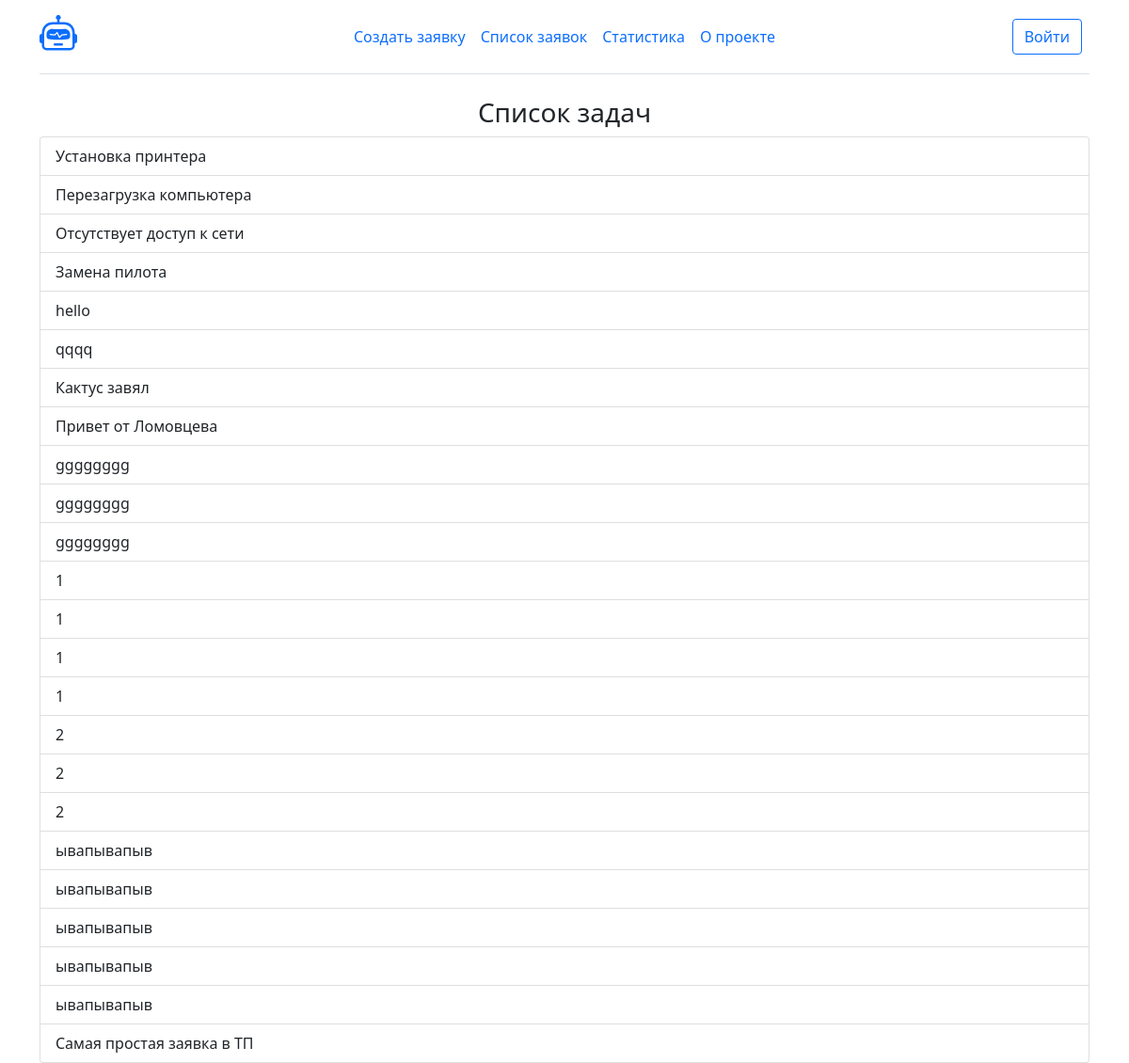
Page /tasks/ on the earlier database version.
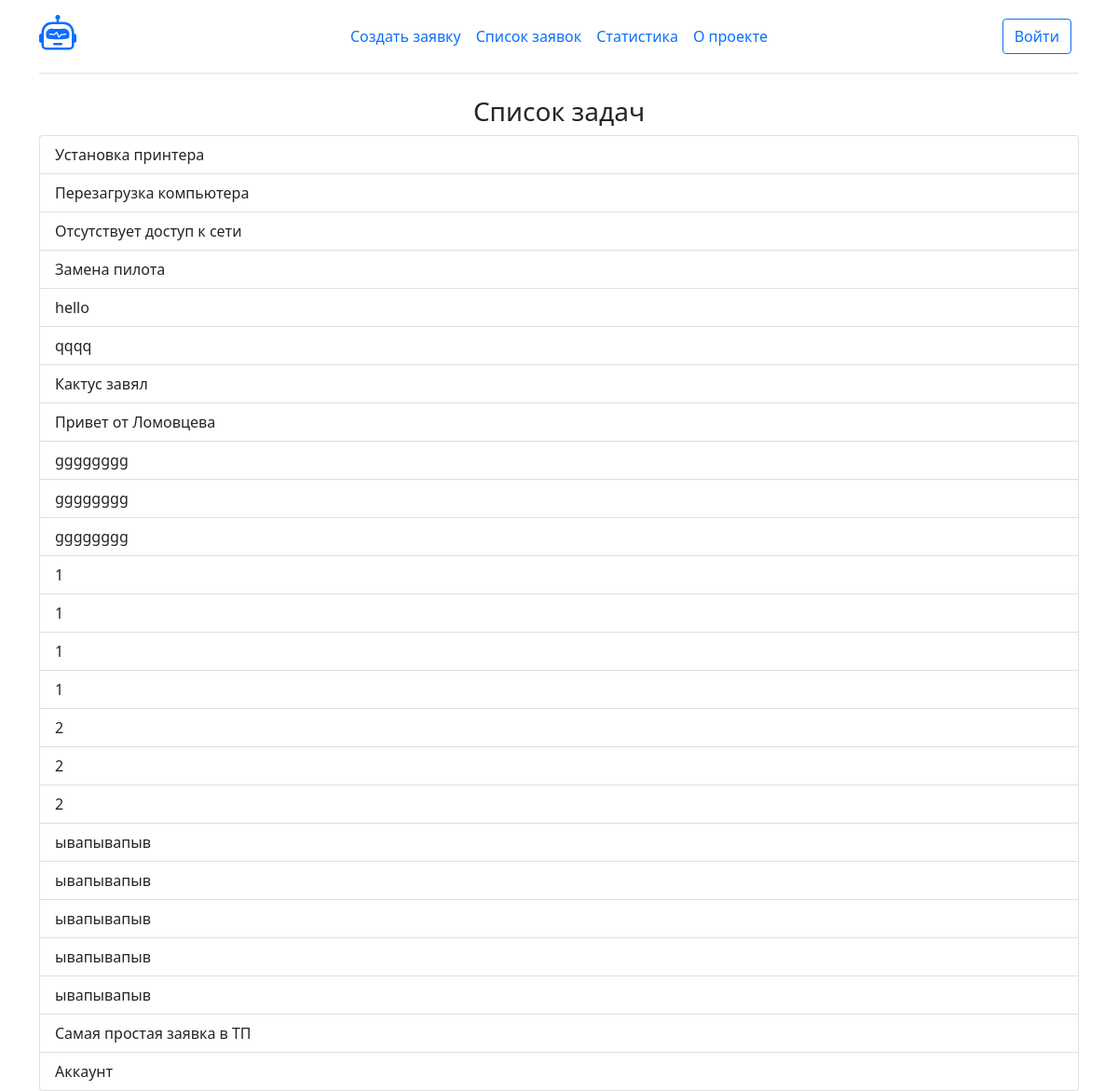
Same page on the later database version.
### tasks/models.py (models this page shows, shortened)
class Task(models.Model):
    title = models.CharField(max_length=1024)
    message = models.TextField()
    authors = models.CharField(max_length=1024)
    created = models.DateTimeField("date published", auto_now_add= True)
    closed = models.BooleanField(default=False)

### tasks/views.py (the view)
# urls.py: path('tasks/', views.tasks_list, name='list'),
def tasks_list(request):
    tasks_list_to_page = Task.objects.all()
    print(len(tasks_list_to_page))
    return render(request, 'tasks/task_list.html', {'task_list': tasks_list_to_page})

### tasks/templates/tasks/task_list.html
{% extends "tasks/base.html" %}
{% block content %}
    <div class="container">
        <div class="row">
            <div class="col-lg-12">
                <h3 class="text-center text">Список задач</h3>
                {% if task_list %}
                <div class="list-group">
                    {% for task in task_list %}
                        <a href='/task/{{ task.id }}/' class="list-group-item list-group-item-action">{{ task.title }}</a>
                    {% endfor %}
                {% else %}
                    <p>Список заявок пуст</p>
                </div>
                {% endif %}
            </div>
        </div>
    </div>
{% endblock %}

### tasks/templates/tasks/base.html (shortened to what this page needs)
<!DOCTYPE html>
<html lang="en">
<head>
    <link href="https://cdn.jsdelivr.net/npm/bootstrap@5.1.3/dist/css/bootstrap.min.css" rel="stylesheet">
</head>
<div class="container">
    <header class="d-flex flex-wrap align-items-center justify-content-center justify-content-md-between py-3 mb-4 border-bottom">
      <div class="col-md-3 mb-2 mb-md-0">
        <a href="/" class="d-inline-flex link-body-emphasis text-decoration-none">
        </a>
      </div>
      <ul class="nav col-12 col-md-auto mb-2 justify-content-center mb-md-0">
        <li><a href="/new" class="nav-link px-2">Создать заявку</a></li>
        <li><a href="/tasks" class="nav-link px-2">Список заявок</a></li>
        <li><a href="/dashboard" class="nav-link px-2">Статистика</a></li>
        <li><a href="/about" class="nav-link px-2">О проекте</a></li>
      </ul>
      <div class="col-md-3 text-end">
          <a href="/admin" class="btn btn-outline-primary me-2">Войти</a>
      </div>
    </header>
  </div>
<body>
{% block content %}
{% endblock %}
</body>
</html>

Differences in the rows shown:
added Task: title "Аккаунт"
